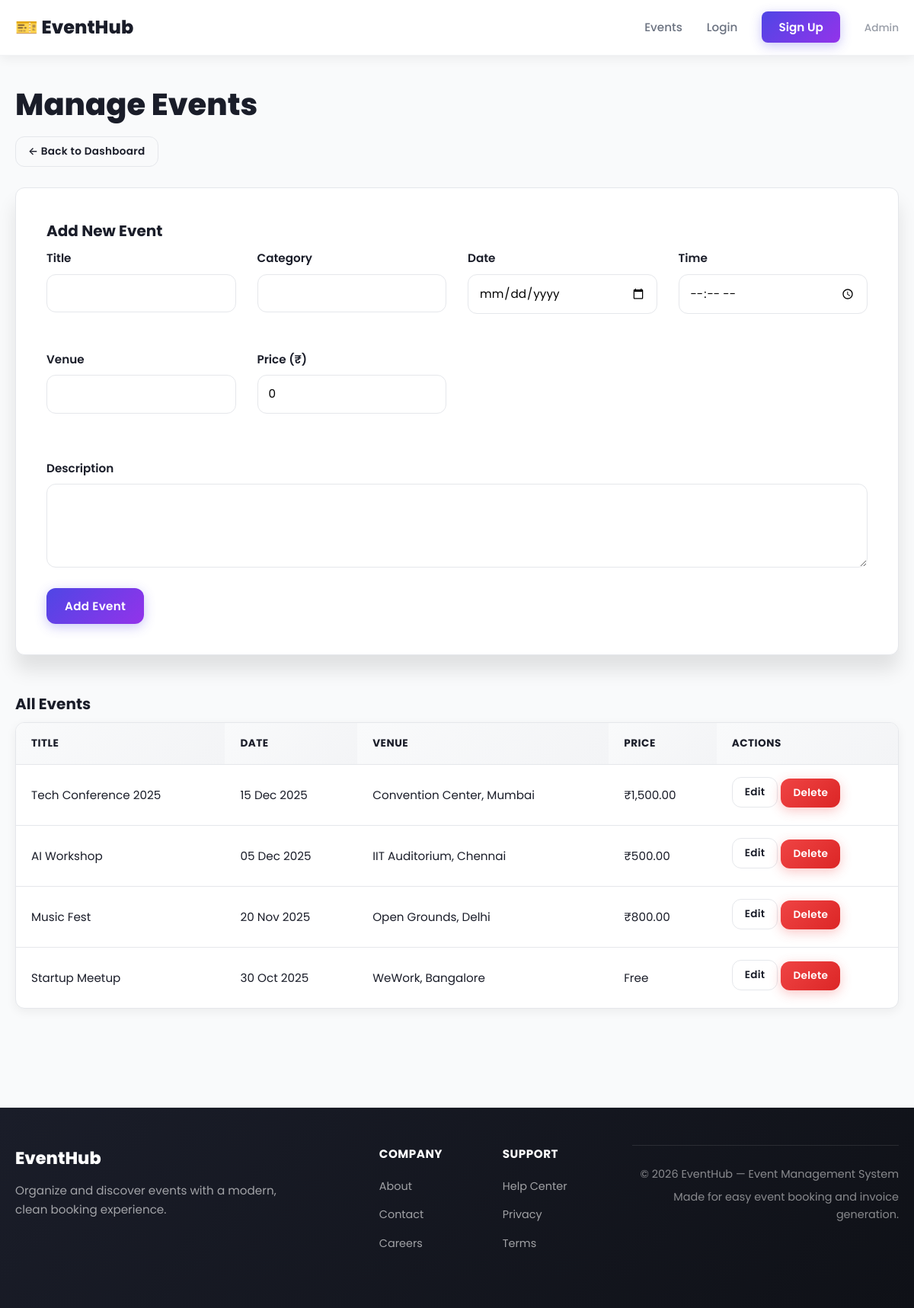
The app's page /admin/events.php (signed in) with its own data.
### tables this page shows
CREATE TABLE events (
  id INT AUTO_INCREMENT PRIMARY KEY,
  title VARCHAR(200) NOT NULL,
  description TEXT,
  event_date DATE NOT NULL,
  event_time TIME NOT NULL,
  venue VARCHAR(200) NOT NULL,
  category VARCHAR(80),
  price DECIMAL(10,2) DEFAULT 0.00,
  image VARCHAR(255),
  created_at TIMESTAMP DEFAULT CURRENT_TIMESTAMP
);

### includes/auth.php (called while the page is built, shortened)
<?php
function sanitize($v) { return htmlspecialchars(trim($v ?? ''), ENT_QUOTES, 'UTF-8'); }

### admin/events.php (the view, shortened to what this page needs)
<?php
require_once __DIR__ . '/../includes/header.php';
$edit = null;
$events = $conn->query("SELECT * FROM events ORDER BY event_date DESC");
?>
<h1>Manage Events</h1>
<a href="dashboard.php" class="btn btn-outline btn-sm">← Back to Dashboard</a>
<div class="form-card" style="max-width:100%;margin-top:20px">
  <h3><?php echo $edit?'Edit Event':'Add New Event'; ?></h3>
  <form method="post">
    <div class="grid" style="grid-template-columns:repeat(auto-fit,minmax(220px,1fr))">
      <div class="form-group"><label>Title</label><input name="title" required value="<?php echo $edit?sanitize($edit['title']):''; ?>"></div>
      <div class="form-group"><label>Category</label><input name="category" value="<?php echo $edit?sanitize($edit['category']):''; ?>"></div>
      <div class="form-group"><label>Date</label><input type="date" name="event_date" required value="<?php echo $edit?$edit['event_date']:''; ?>"></div>
      <div class="form-group"><label>Time</label><input type="time" name="event_time" required value="<?php echo $edit?$edit['event_time']:''; ?>"></div>
      <div class="form-group"><label>Venue</label><input name="venue" required value="<?php echo $edit?sanitize($edit['venue']):''; ?>"></div>
      <div class="form-group"><label>Price (₹)</label><input type="number" step="0.01" name="price" value="<?php echo $edit?$edit['price']:'0'; ?>"></div>
    </div>
    <div class="form-group"><label>Description</label><textarea name="description"><?php echo $edit?sanitize($edit['description']):''; ?></textarea></div>
    <button class="btn btn-primary"><?php echo $edit?'Update':'Add'; ?> Event</button>
  </form>
</div>
<h3 style="margin-top:30px">All Events</h3>
<div class="table-wrap">
  <table>
    <thead><tr><th>Title</th><th>Date</th><th>Venue</th><th>Price</th><th>Actions</th></tr></thead>
    <tbody>
      <?php while($e=$events->fetch_assoc()): ?>
      <tr>
        <td><?php echo sanitize($e['title']); ?></td>
        <td><?php echo date('d M Y',strtotime($e['event_date'])); ?></td>
        <td><?php echo sanitize($e['venue']); ?></td>
        <td><?php echo $e['price']==0?'Free':'₹'.number_format($e['price'],2); ?></td>
        <td>
          <a href="?edit=<?php echo $e['id']; ?>" class="btn btn-outline btn-sm">Edit</a>
          <a href="?del=<?php echo $e['id']; ?>" onclick="return confirm('Delete this event?')" class="btn btn-danger btn-sm">Delete</a>
        </td>
      </tr>
      <?php endwhile; ?>
    </tbody>
  </table>
</div>
<?php require_once __DIR__ . '/../includes/footer.php'; ?>

### assets/css/style.css (style rules this page uses)
:root { --bg:#f9fafb; --surface:#ffffff; --text:#1a1d29; --muted:#6b7280; --primary:#4f46e5; --primary-hover:#4338ca; --primary-light:#eef2ff; --secondary:#9333ea; --secondary-hover:#7e22ce; --accent:#10b981; --danger:#ef4444; --warning:#f59e0b; --border:#e5e7eb; --radius:12px; --shadow:0 4px 14px rgba(0,0,0,.06); --shadow-lg:0 20px 25px rgba(0,0,0,.1); --shadow-hover:0 20px 30px rgba(79,70,229,.15); --transition:all 0.3s cubic-bezier(0.4, 0, 0.2, 1); }
* { box-sizing: border-box; margin: 0; padding: 0; }
html { scroll-behavior: smooth; }
body { font-family: 'Poppins', -apple-system, BlinkMacSystemFont, 'Segoe UI', Roboto, sans-serif; background: var(--bg); color: var(--text); line-height: 1.6; font-size: 16px; }
a { color: var(--primary); text-decoration: none; transition: var(--transition); }
h1 { font-size: 2.5rem; font-weight: 800; margin-bottom: 18px; line-height: 1.2; color: var(--text); }
h3 { font-size: 1.25rem; font-weight: 700; margin-bottom: 8px; }
.grid { display: grid; grid-template-columns: repeat(auto-fill, minmax(320px, 1fr)); gap: 28px; margin-bottom: 40px; }
.form-card { background: var(--surface); max-width: 480px; margin: 48px auto; padding: 40px; border-radius: var(--radius); box-shadow: var(--shadow-lg); border: 1px solid var(--border); }
.form-group { margin-bottom: 20px; }
label { display: block; font-weight: 600; margin-bottom: 8px; font-size: 0.95rem; color: var(--text); }
input, select, textarea { width: 100%; padding: 12px 14px; border: 1.5px solid var(--border); border-radius: var(--radius); font: inherit; background: #fff; transition: var(--transition); font-size: 0.95rem; }
textarea { min-height: 110px; resize: vertical; }
.btn { display: inline-block; padding: 12px 24px; border: none; border-radius: var(--radius); font-weight: 600; cursor: pointer; font-size: 0.95rem; transition: var(--transition); text-align: center; font-family: inherit; text-transform: none; letter-spacing: 0.3px; position: relative; overflow: hidden; }
.btn::before { content: ''; position: absolute; top: 50%; left: 50%; width: 0; height: 0; background: rgba(255, 255, 255, 0.3); border-radius: 50%; transform: translate(-50%, -50%); transition: width 0.6s, height 0.6s; }
.btn-primary { background: linear-gradient(135deg, var(--primary), var(--secondary)); color: #fff; box-shadow: 0 4px 15px rgba(79, 70, 229, 0.3); }
.btn-danger { background: linear-gradient(135deg, var(--danger), #dc2626); color: #fff; box-shadow: 0 4px 15px rgba(239, 68, 68, 0.3); }
.btn-outline { background: transparent; border: 1.5px solid var(--border); color: var(--text); font-weight: 600; }
.btn-sm { padding: 8px 16px; font-size: 0.85rem; }
.table-wrap { background: var(--surface); border-radius: var(--radius); box-shadow: var(--shadow); overflow: auto; margin-bottom: 30px; border: 1px solid var(--border); }
table { width: 100%; border-collapse: collapse; }
th, td { padding: 16px 20px; text-align: left; border-bottom: 1px solid var(--border); font-size: 0.95rem; }
th { background: linear-gradient(135deg, #f9fafb, #f3f4f6); font-weight: 700; color: var(--text); text-transform: uppercase; font-size: 0.85rem; letter-spacing: 0.5px; position: sticky; top: 0; z-index: 10; }
tr:last-child td { border-bottom: none; }

### records on screen
events: title "Tech Conference 2025", event_date "15 Dec 2025", venue "Convention Center, Mumbai", price "1,500.00"
events: title "AI Workshop", event_date "05 Dec 2025", venue "IIT Auditorium, Chennai", price "500.00"
events: title "Music Fest", event_date "20 Nov 2025", venue "Open Grounds, Delhi", price "800.00"
events: title "Startup Meetup", event_date "30 Oct 2025", venue "WeWork, Bangalore", price "Free"
